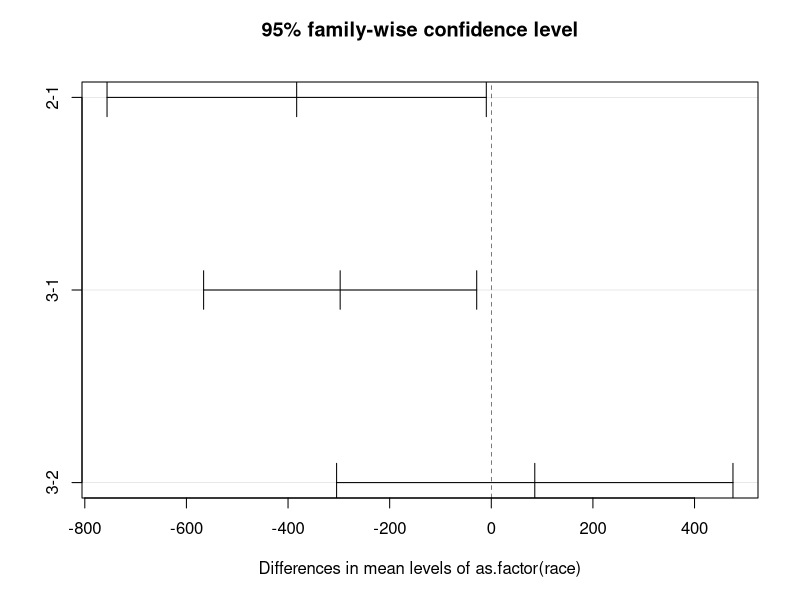

Here is the R script that generated this plot:
## ---- chunk 1
knitr::opts_chunk$set(echo = TRUE)
## ---- chunk 2
library(MASS)
data(birthwt)

smoke_yes <- birthwt$lwt[birthwt$smoke == 1]
smoke_no <- birthwt$lwt[birthwt$smoke == 0]

# Part (a): Test for equality of variances at α = 0.05
var_test <- var.test(smoke_yes, smoke_no)
print(var_test)

# Part (b): Decision based on variance test
# If p-value > 0.05, use pooled variance t-test
# If p-value ≤ 0.05, use Welch's t-test

# Part (c): Hypothesis test at α = 0.10
if(var_test$p.value > 0.05) {
  # Equal variances - use pooled t-test
  t_test <- t.test(smoke_yes, smoke_no, var.equal = TRUE, 
                   alternative = "two.sided", conf.level = 0.90)
} else {
  t_test <- t.test(smoke_yes, smoke_no, var.equal = FALSE, 
                   alternative = "two.sided", conf.level = 0.90)
}
print(t_test)

# Part (d): 95% CI for difference in means
ci_95 <- t.test(smoke_yes, smoke_no, var.equal = (var_test$p.value > 0.05), 
                conf.level = 0.95)
print(ci_95$conf.int)
## ---- chunk 3
# Part (a): 95% CI for rate of uterine irritability among smokers
ui_smokers <- birthwt$ui[birthwt$smoke == 1]
n_smokers <- length(ui_smokers)
x_smokers <- sum(ui_smokers)
p_hat_smokers <- x_smokers / n_smokers

prop_test_smokers <- prop.test(x_smokers, n_smokers, conf.level = 0.95)
print(prop_test_smokers)

# Part (b): 95% CI for difference in rates
ui_nonsmokers <- birthwt$ui[birthwt$smoke == 0]
n_nonsmokers <- length(ui_nonsmokers)
x_nonsmokers <- sum(ui_nonsmokers)

prop_test_diff <- prop.test(c(x_smokers, x_nonsmokers), 
                             c(n_smokers, n_nonsmokers), 
                             conf.level = 0.95)
print(prop_test_diff)

# Part (c): Hypothesis test at α = 0.01
prop_test_hyp <- prop.test(c(x_smokers, x_nonsmokers), 
                            c(n_smokers, n_nonsmokers), 
                            conf.level = 0.99)
print(prop_test_hyp)
cat("p-value:", prop_test_hyp$p.value, "\n")
cat("Decision: ", ifelse(prop_test_hyp$p.value < 0.01, 
                         "Reject H0", "Fail to reject H0"), "\n")
## ---- chunk 4
# Part (a): Most appropriate test - ANOVA (comparing means across >2 groups)

# Part (b): Check assumptions
# 1. Independence - assumed from study design
# 2. Normality - check with Shapiro-Wilk or QQ plots
# 3. Equal variances - check with Levene's test

library(car)

race1 <- birthwt$bwt[birthwt$race == 1]
race2 <- birthwt$bwt[birthwt$race == 2]
race3 <- birthwt$bwt[birthwt$race == 3]

shapiro.test(race1)
shapiro.test(race2)
shapiro.test(race3)

leveneTest(bwt ~ as.factor(race), data = birthwt)

# Part (c): ANOVA test at α = 0.05
anova_result <- aov(bwt ~ as.factor(race), data = birthwt)
summary(anova_result)

# Part (d): Multiple comparisons (Tukey HSD)
tukey_result <- TukeyHSD(anova_result, conf.level = 0.95)
print(tukey_result)

plot(tukey_result)
